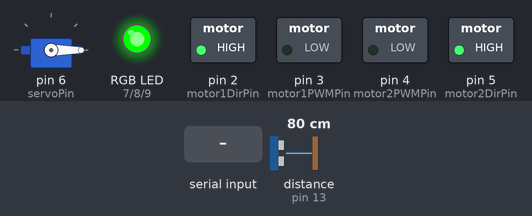
Simulated run of this sketch. Board: Arduino Uno, built with avr-gcc and run on an emulated ATmega328P. On the bench: servo, switched loads named in the sketch (green lamp = pin HIGH), an RGB LED mixed from three pins (HIGH = lit). Wiring (inferred from the names in the program): ultrasonic range finder: trigger pin 12; echo pin 13. The test bench sets the inputs (shaded band); at power-on: distance to the obstacle (sensor on pin 13) 80 cm. The echo pulse lasts 58.3 µs per cm; pins used as bus, display or sensor lines are not drawn; what the sketch prints to the serial monitor is not drawn.

Above: at 1.2 s.
1.3 s: "MAIN:90\n" received over the second serial link
At 2.5 s:
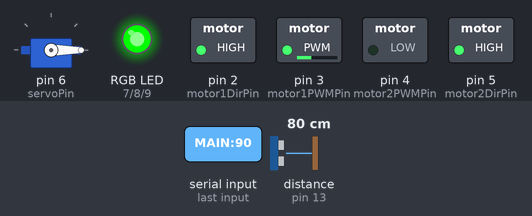
2.8 s: "SERVO:90\n" received over the second serial link
At 3.3 s:
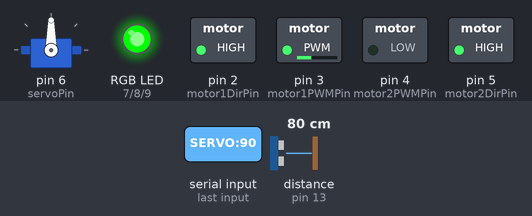
4.3 s: "MAIN:\n" received over the second serial link
At 4.7 s:
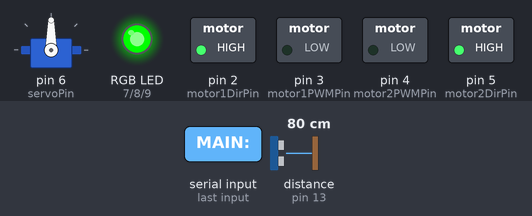
Timing chart, 0 to 7.3 s (numbered marks = the images above; inputs shaded):
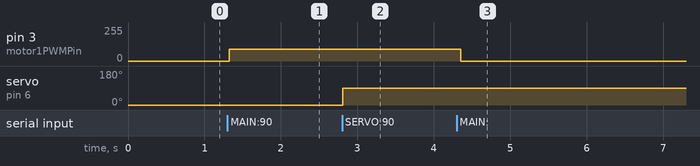

The sketch:

AR_MAIN.ino
```cpp
#include <SoftwareSerial.h>
#include <Servo.h>

SoftwareSerial espSerial(11, 10); // TX - 11, RX - 10


const int motor1DirPin = 2; // main_belt direction
const int motor1PWMPin = 3; // main_belt speed

const int motor2DirPin = 5; // second_belt direction
const int motor2PWMPin = 4; // second_belt speed

const int servoPin = 6;  // 서보모터 핀

const int redPin = 7;     // RGB LED 핀
const int greenPin = 8;
const int bluePin = 9;

const int trigPin = 12; //초음파 trig 핀
const int echoPin = 13; //초음파 echo 핀

static int motor1Speed = 0;
static int motor2Speed = 0;
Servo myServo;

long getDistance() {
  digitalWrite(trigPin, LOW);
  delayMicroseconds(2);
  digitalWrite(trigPin, HIGH);
  delayMicroseconds(10);
  digitalWrite(trigPin, LOW);

  long duration = pulseIn(echoPin, HIGH, 20000);
  long distance = duration * 0.034 / 2;
  return distance;
}

void setup() {
  espSerial.begin(9600);
  Serial.begin(9600);

  pinMode(motor1DirPin, OUTPUT);
  pinMode(motor1PWMPin, OUTPUT);
  digitalWrite(motor1DirPin, HIGH);

  pinMode(motor2DirPin, OUTPUT);
  pinMode(motor2PWMPin, OUTPUT);
  digitalWrite(motor2DirPin, HIGH);

  myServo.attach(servoPin);
  myServo.write(0);

  pinMode(redPin, OUTPUT);
  pinMode(greenPin, OUTPUT);
  pinMode(bluePin, OUTPUT);
  setColor(0,255,0);    // 초기 : green

  pinMode(trigPin, OUTPUT);
  pinMode(echoPin, INPUT);

}

int secondStopped = 0;  // 정지 상태 여부 추적

void stopSecondBelt() {

    analogWrite(motor2PWMPin, 255);
    Serial.println("SECOND 벨트 정지됨");  // 메시지 1회 출력
    setColor(255,0,0);    // red
    secondStopped = 1;                   // 플래그 ON

}

// -- RGB LED 색 변환 함수
void setColor(int red, int green, int blue){
  analogWrite(redPin, red);
  analogWrite(greenPin, green);
  analogWrite(bluePin, blue);
}

void loop() {
  long distance = getDistance();
  delay(50);

  if (( distance > 5 && distance <= 7 )&& secondStopped == 0) { // 물체 집기 실패 시 PC
    stopSecondBelt();
    espSerial.println("STOP_ACTION");
    delay(50);
    Serial.println("SONIC: "+ String(distance)+"cm");
    delay(50);
  }


// ------------------- RECEIVING SIDE ------------------------------------
  if (espSerial.available()) {
    String command = espSerial.readStringUntil('\n');
    command.trim();

    if (command.startsWith("MAIN:")) {
      motor1Speed = command.substring(5).toInt();
      motor1Speed = constrain(motor1Speed, 0, 255);
      analogWrite(motor1PWMPin, motor1Speed);
      Serial.print("Set Main Speed: "+ String(motor1Speed));
      delay(50);

    }

    else if (command.startsWith("SECOND:")) { // 2번 동작 버튼
      motor2Speed = command.substring(7).toInt();
      motor2Speed = constrain(motor2Speed, 0, 255);
      analogWrite(motor2PWMPin, motor2Speed);
      delay(50);

      if(motor2Speed == 255)
      {
        setColor(255,0,0);
      }
      else if(motor2Speed == 0)
      {
        setColor(0,255,0);
      }

      if(secondStopped) // 2번 벨트 멈춤 상태 해지 필요
      {
        secondStopped = 0;
        Serial.print("Status CHANGED: "+ String(secondStopped));
        setColor(0,255,0);
        delay(50);
      }
    }

    else if(command.startsWith("SERVO:"))
    {
      int input = command.substring(6).toInt();
      if (input <= 180) {
          myServo.write(input);
          Serial.print("서보모터 각도 설정됨: ");
          Serial.println(input);
          delay(50);
        } else {
          Serial.println("⚠ 서보모터 각도는 0~180 사이여야 합니다.");
          delay(50);
        }
    }
  }
}
```

Measured:
- after the input at 1.3 s, pin 3 (motor1PWMPin): 0/255 → 90/255 at once
- after the input at 2.8 s, servo on pin 6 (servoPin): 0° → 90° at once
- after the input at 4.3 s, pin 3 (motor1PWMPin): 90/255 → 0/255 after 0.05 s
